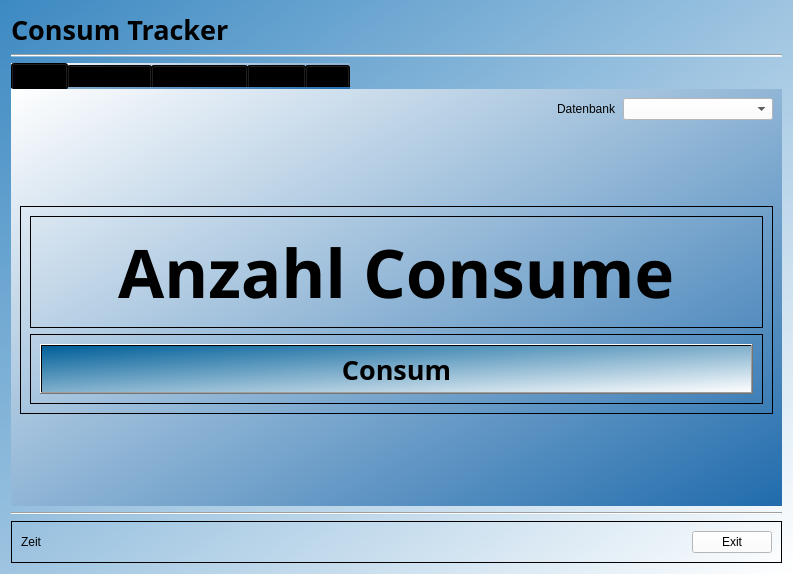
<?xml version="1.0" encoding="UTF-8"?>
<ui version="4.0">
 <class>Consum</class>
 <widget class="QDialog" name="Consum">
  <property name="enabled">
   <bool>true</bool>
  </property>
  <property name="geometry">
   <rect>
    <x>0</x>
    <y>0</y>
    <width>793</width>
    <height>574</height>
   </rect>
  </property>
  <property name="cursor">
   <cursorShape>ArrowCursor</cursorShape>
  </property>
  <property name="mouseTracking">
   <bool>false</bool>
  </property>
  <property name="windowTitle">
   <string>Consum Tracker V1</string>
  </property>
  <property name="windowIcon">
   <iconset>
    <normaloff>Icon_Main.jpg</normaloff>Icon_Main.jpg</iconset>
  </property>
  <property name="styleSheet">
   <string notr="true">background-color: qlineargradient(spread:pad, x1:0, y1:0, x2:1, y2:1, stop:0 rgba(60, 137, 194, 255), stop:1 rgba(255, 255, 255, 255));
</string>
  </property>
  <layout class="QGridLayout" name="gridLayout_3">
   <item row="1" column="0">
    <widget class="Line" name="line">
     <property name="orientation">
      <enum>Qt::Horizontal</enum>
     </property>
    </widget>
   </item>
   <item row="2" column="0">
    <widget class="QTabWidget" name="Home_2">
     <property name="toolTip">
      <string/>
     </property>
     <property name="styleSheet">
      <string notr="true">background-color: qlineargradient(spread:pad, x1:0, y1:0, x2:1, y2:1, stop:0 rgba(255, 255, 255, 255), stop:1 rgba(32, 107, 172, 255));
selection-background-color: rgb(255, 0, 0);
selection-background-color: qlineargradient(spread:pad, x1:0, y1:0, x2:0, y2:0, stop:0 rgba(0, 0, 0, 0), stop:1 rgba(255, 255, 255, 255));
border-right-color: rgb(85, 170, 255);
selection-color: rgb(85, 170, 255);
border-bottom-color: rgb(85, 170, 255);
border-left-color: rgb(85, 170, 255);
border-color: rgb(85, 170, 255);
border-top-color: rgb(85, 170, 255);
gridline-color: rgb(85, 170, 255);
</string>
     </property>
     <property name="currentIndex">
      <number>0</number>
     </property>
     <property name="movable">
      <bool>true</bool>
     </property>
     <widget class="QWidget" name="Home">
      <attribute name="title">
       <string>Home</string>
      </attribute>
      <layout class="QVBoxLayout" name="verticalLayout_5">
       <item>
        <layout class="QHBoxLayout" name="horizontalLayout_8">
         <item>
          <spacer name="horizontalSpacer_4">
           <property name="orientation">
            <enum>Qt::Horizontal</enum>
           </property>
           <property name="sizeHint" stdset="0">
            <size>
             <width>40</width>
             <height>20</height>
            </size>
           </property>
          </spacer>
         </item>
         <item>
          <widget class="QLabel" name="label_6">
           <property name="styleSheet">
            <string notr="true">background-color: qlineargradient(spread:pad, x1:0, y1:0, x2:0, y2:0, stop:0 rgba(0, 0, 0, 0), stop:1 rgba(255, 255, 255, 255));</string>
           </property>
           <property name="text">
            <string>Datenbank</string>
           </property>
          </widget>
         </item>
         <item>
          <widget class="QComboBox" name="CB_Database">
           <property name="minimumSize">
            <size>
             <width>150</width>
             <height>0</height>
            </size>
           </property>
           <property name="styleSheet">
            <string notr="true">background-color: rgb(255, 255, 255);</string>
           </property>
          </widget>
         </item>
        </layout>
       </item>
       <item>
        <spacer name="verticalSpacer">
         <property name="orientation">
          <enum>Qt::Vertical</enum>
         </property>
         <property name="sizeHint" stdset="0">
          <size>
           <width>20</width>
           <height>88</height>
          </size>
         </property>
        </spacer>
       </item>
       <item>
        <layout class="QHBoxLayout" name="horizontalLayout_4">
         <item>
          <spacer name="horizontalSpacer_5">
           <property name="orientation">
            <enum>Qt::Horizontal</enum>
           </property>
           <property name="sizeHint" stdset="0">
            <size>
             <width>40</width>
             <height>20</height>
            </size>
           </property>
          </spacer>
         </item>
         <item>
          <widget class="QFrame" name="frame_2">
           <property name="accessibleName">
            <string comment="Home" extracomment="asdf"/>
           </property>
           <property name="accessibleDescription">
            <string comment="asdf" extracomment="asdf"/>
           </property>
           <property name="styleSheet">
            <string notr="true">background-color: qlineargradient(spread:pad, x1:0, y1:0, x2:0, y2:0, stop:0 rgba(0, 0, 0, 0), stop:1 rgba(255, 255, 255, 255));</string>
           </property>
           <property name="frameShape">
            <enum>QFrame::StyledPanel</enum>
           </property>
           <property name="frameShadow">
            <enum>QFrame::Raised</enum>
           </property>
           <layout class="QVBoxLayout" name="verticalLayout">
            <item>
             <widget class="QFrame" name="frame_4">
              <property name="frameShape">
               <enum>QFrame::StyledPanel</enum>
              </property>
              <property name="frameShadow">
               <enum>QFrame::Raised</enum>
              </property>
              <layout class="QHBoxLayout" name="horizontalLayout_2">
               <item>
                <spacer name="horizontalSpacer_2">
                 <property name="orientation">
                  <enum>Qt::Horizontal</enum>
                 </property>
                 <property name="sizeHint" stdset="0">
                  <size>
                   <width>143</width>
                   <height>20</height>
                  </size>
                 </property>
                </spacer>
               </item>
               <item>
                <widget class="QLabel" name="L_NumbOfConsum">
                 <property name="font">
                  <font>
                   <family>Technic</family>
                   <pointsize>50</pointsize>
                   <weight>75</weight>
                   <bold>true</bold>
                  </font>
                 </property>
                 <property name="text">
                  <string>Anzahl Consume</string>
                 </property>
                </widget>
               </item>
               <item>
                <spacer name="horizontalSpacer_3">
                 <property name="orientation">
                  <enum>Qt::Horizontal</enum>
                 </property>
                 <property name="sizeHint" stdset="0">
                  <size>
                   <width>142</width>
                   <height>20</height>
                  </size>
                 </property>
                </spacer>
               </item>
              </layout>
             </widget>
            </item>
            <item>
             <widget class="QFrame" name="frame_3">
              <property name="layoutDirection">
               <enum>Qt::LeftToRight</enum>
              </property>
              <property name="frameShape">
               <enum>QFrame::StyledPanel</enum>
              </property>
              <property name="frameShadow">
               <enum>QFrame::Raised</enum>
              </property>
              <layout class="QGridLayout" name="gridLayout">
               <item row="0" column="0">
                <widget class="QPushButton" name="Btn_Consum">
                 <property name="minimumSize">
                  <size>
                   <width>100</width>
                   <height>50</height>
                  </size>
                 </property>
                 <property name="font">
                  <font>
                   <family>Technic</family>
                   <pointsize>20</pointsize>
                   <weight>75</weight>
                   <bold>true</bold>
                  </font>
                 </property>
                 <property name="mouseTracking">
                  <bool>false</bool>
                 </property>
                 <property name="styleSheet">
                  <string notr="true">background-color: qlineargradient(spread:pad, x1:0, y1:0, x2:1, y2:1, stop:0 rgba(0, 95, 153, 255), stop:1 rgba(255, 255, 255, 255));</string>
                 </property>
                 <property name="text">
                  <string>Consum</string>
                 </property>
                </widget>
               </item>
              </layout>
             </widget>
            </item>
           </layout>
          </widget>
         </item>
         <item>
          <spacer name="horizontalSpacer_7">
           <property name="orientation">
            <enum>Qt::Horizontal</enum>
           </property>
           <property name="sizeHint" stdset="0">
            <size>
             <width>40</width>
             <height>20</height>
            </size>
           </property>
          </spacer>
         </item>
        </layout>
       </item>
       <item>
        <spacer name="verticalSpacer_2">
         <property name="orientation">
          <enum>Qt::Vertical</enum>
         </property>
         <property name="sizeHint" stdset="0">
          <size>
           <width>20</width>
           <height>90</height>
          </size>
         </property>
        </spacer>
       </item>
      </layout>
     </widget>
     <widget class="QWidget" name="Datenbank">
      <attribute name="title">
       <string>Datenbank</string>
      </attribute>
      <layout class="QGridLayout" name="gridLayout_6">
       <item row="0" column="0">
        <widget class="QGroupBox" name="groupBox_2">
         <property name="styleSheet">
          <string notr="true">background-color: qlineargradient(spread:pad, x1:0, y1:0, x2:0, y2:0, stop:0 rgba(0, 0, 0, 0), stop:1 rgba(255, 255, 255, 255));</string>
         </property>
         <property name="title">
          <string>Übersicht</string>
         </property>
         <layout class="QHBoxLayout" name="horizontalLayout_3">
          <item>
           <layout class="QGridLayout" name="gridLayout_4">
            <item row="1" column="0">
             <widget class="QLabel" name="label_3">
              <property name="text">
               <string>Konsum diesen Monat:</string>
              </property>
             </widget>
            </item>
            <item row="2" column="1">
             <widget class="QLabel" name="L_ConsumTotal">
              <property name="text">
               <string>0</string>
              </property>
             </widget>
            </item>
            <item row="1" column="1">
             <widget class="QLabel" name="L_ConsumMonth">
              <property name="text">
               <string>0</string>
              </property>
             </widget>
            </item>
            <item row="0" column="0">
             <widget class="QLabel" name="label_2">
              <property name="text">
               <string>Konsum Heutel:</string>
              </property>
             </widget>
            </item>
            <item row="2" column="0">
             <widget class="QLabel" name="label_4">
              <property name="text">
               <string>Konsum Total:</string>
              </property>
             </widget>
            </item>
            <item row="0" column="1">
             <widget class="QLabel" name="L_ConsumToday">
              <property name="text">
               <string>0</string>
              </property>
             </widget>
            </item>
           </layout>
          </item>
          <item>
           <widget class="QPushButton" name="Btn_LoadData">
            <property name="styleSheet">
             <string notr="true">background-color: rgb(255, 255, 255);</string>
            </property>
            <property name="text">
             <string>Load Data</string>
            </property>
           </widget>
          </item>
         </layout>
        </widget>
       </item>
       <item row="1" column="0">
        <widget class="QGroupBox" name="groupBox">
         <property name="styleSheet">
          <string notr="true">background-color: qlineargradient(spread:pad, x1:0, y1:0, x2:0, y2:0, stop:0 rgba(0, 0, 0, 0), stop:1 rgba(255, 255, 255, 255));
border-color: qlineargradient(spread:pad, x1:0, y1:0, x2:0, y2:0, stop:0 rgba(0, 0, 0, 0), stop:1 rgba(255, 255, 255, 255));
</string>
         </property>
         <property name="title">
          <string>Datenbank</string>
         </property>
         <layout class="QGridLayout" name="gridLayout_5">
          <item row="0" column="1">
           <widget class="QTableWidget" name="TW_Datenbank">
            <property name="styleSheet">
             <string notr="true">background-color: rgb(255, 255, 255);</string>
            </property>
           </widget>
          </item>
         </layout>
        </widget>
       </item>
      </layout>
     </widget>
     <widget class="QWidget" name="Einstellungen">
      <property name="enabled">
       <bool>true</bool>
      </property>
      <property name="mouseTracking">
       <bool>false</bool>
      </property>
      <property name="autoFillBackground">
       <bool>false</bool>
      </property>
      <attribute name="title">
       <string>Einstellungen</string>
      </attribute>
      <widget class="QLabel" name="label_5">
       <property name="geometry">
        <rect>
         <x>20</x>
         <y>20</y>
         <width>91</width>
         <height>16</height>
        </rect>
       </property>
       <property name="styleSheet">
        <string notr="true">background-color: qlineargradient(spread:pad, x1:0, y1:0, x2:0, y2:0, stop:0 rgba(0, 0, 0, 0), stop:1 rgba(255, 255, 255, 255));</string>
       </property>
       <property name="text">
        <string>Datenbank Name</string>
       </property>
      </widget>
      <widget class="QLineEdit" name="LE_NameDatabase">
       <property name="geometry">
        <rect>
         <x>110</x>
         <y>20</y>
         <width>113</width>
         <height>20</height>
        </rect>
       </property>
       <property name="styleSheet">
        <string notr="true">background-color: rgb(255, 255, 255);</string>
       </property>
      </widget>
      <widget class="QPushButton" name="Btn_CreateDatabase">
       <property name="geometry">
        <rect>
         <x>20</x>
         <y>50</y>
         <width>75</width>
         <height>23</height>
        </rect>
       </property>
       <property name="styleSheet">
        <string notr="true">background-color: rgb(255, 255, 255);</string>
       </property>
       <property name="text">
        <string>Erstellen</string>
       </property>
      </widget>
      <widget class="QLabel" name="L_InsertDBNameFail">
       <property name="geometry">
        <rect>
         <x>110</x>
         <y>50</y>
         <width>181</width>
         <height>21</height>
        </rect>
       </property>
       <property name="styleSheet">
        <string notr="true">background-color: qlineargradient(spread:pad, x1:0, y1:0, x2:0, y2:0, stop:0 rgba(0, 0, 0, 0), stop:1 rgba(255, 255, 255, 255));</string>
       </property>
       <property name="text">
        <string/>
       </property>
      </widget>
     </widget>
     <widget class="QWidget" name="Admin">
      <attribute name="title">
       <string>Admin</string>
      </attribute>
      <layout class="QGridLayout" name="gridLayout_8">
       <item row="1" column="0">
        <widget class="QFrame" name="frame_5">
         <property name="styleSheet">
          <string notr="true">background-color: qlineargradient(spread:pad, x1:0, y1:0, x2:0, y2:0, stop:0 rgba(0, 0, 0, 0), stop:1 rgba(255, 255, 255, 255));</string>
         </property>
         <property name="frameShape">
          <enum>QFrame::StyledPanel</enum>
         </property>
         <property name="frameShadow">
          <enum>QFrame::Raised</enum>
         </property>
         <layout class="QVBoxLayout" name="verticalLayout_3">
          <item>
           <widget class="QTableWidget" name="TW_DatenbankAdmin">
            <property name="styleSheet">
             <string notr="true">background-color: rgb(255, 255, 255);</string>
            </property>
           </widget>
          </item>
          <item>
           <layout class="QHBoxLayout" name="horizontalLayout_5">
            <item>
             <widget class="QPushButton" name="Btn_LoadDataAdmin">
              <property name="styleSheet">
               <string notr="true">background-color: rgb(255, 255, 255);</string>
              </property>
              <property name="text">
               <string>Load Data</string>
              </property>
             </widget>
            </item>
            <item>
             <spacer name="horizontalSpacer_6">
              <property name="orientation">
               <enum>Qt::Horizontal</enum>
              </property>
              <property name="sizeHint" stdset="0">
               <size>
                <width>40</width>
                <height>20</height>
               </size>
              </property>
             </spacer>
            </item>
           </layout>
          </item>
         </layout>
        </widget>
       </item>
       <item row="0" column="0">
        <layout class="QGridLayout" name="gridLayout_7">
         <item row="0" column="0">
          <widget class="QFrame" name="frame_6">
           <property name="styleSheet">
            <string notr="true">background-color: qlineargradient(spread:pad, x1:0, y1:0, x2:0, y2:0, stop:0 rgba(0, 0, 0, 0), stop:1 rgba(255, 255, 255, 255));</string>
           </property>
           <property name="frameShape">
            <enum>QFrame::StyledPanel</enum>
           </property>
           <property name="frameShadow">
            <enum>QFrame::Raised</enum>
           </property>
           <layout class="QHBoxLayout" name="horizontalLayout_6">
            <item>
             <widget class="QFrame" name="frame_7">
              <property name="frameShape">
               <enum>QFrame::StyledPanel</enum>
              </property>
              <property name="frameShadow">
               <enum>QFrame::Raised</enum>
              </property>
              <layout class="QVBoxLayout" name="verticalLayout_2">
               <item>
                <widget class="QPushButton" name="Btn_admin_Insertdata">
                 <property name="styleSheet">
                  <string notr="true">background-color: rgb(255, 255, 255);</string>
                 </property>
                 <property name="text">
                  <string>Insert Data</string>
                 </property>
                </widget>
               </item>
               <item>
                <widget class="QPushButton" name="Btn_Test1">
                 <property name="styleSheet">
                  <string notr="true">background-color: rgb(255, 255, 255);</string>
                 </property>
                 <property name="text">
                  <string>Test 1</string>
                 </property>
                </widget>
               </item>
               <item>
                <widget class="QPushButton" name="Btn_admin_Function1">
                 <property name="styleSheet">
                  <string notr="true">background-color: rgb(255, 255, 255);</string>
                 </property>
                 <property name="text">
                  <string>Funktion 1</string>
                 </property>
                </widget>
               </item>
              </layout>
             </widget>
            </item>
            <item>
             <widget class="QGroupBox" name="groupBox_3">
              <property name="title">
               <string>Delete</string>
              </property>
              <layout class="QGridLayout" name="gridLayout_10">
               <item row="1" column="0">
                <widget class="QPushButton" name="Btn_admin_delFullDatabase">
                 <property name="styleSheet">
                  <string notr="true">background-color: rgb(255, 255, 255);</string>
                 </property>
                 <property name="text">
                  <string>Delete Full Database</string>
                 </property>
                </widget>
               </item>
               <item row="0" column="1">
                <widget class="QDateEdit" name="I_DeleteDate">
                 <property name="styleSheet">
                  <string notr="true">background-color: rgb(255, 255, 255);</string>
                 </property>
                 <property name="dateTime">
                  <datetime>
                   <hour>0</hour>
                   <minute>0</minute>
                   <second>0</second>
                   <year>2021</year>
                   <month>9</month>
                   <day>9</day>
                  </datetime>
                 </property>
                </widget>
               </item>
               <item row="0" column="2">
                <widget class="QComboBox" name="CB_DeleteData">
                 <property name="styleSheet">
                  <string notr="true">background-color: rgb(255, 255, 255);</string>
                 </property>
                 <property name="inputMethodHints">
                  <set>Qt::ImhNone</set>
                 </property>
                 <property name="editable">
                  <bool>false</bool>
                 </property>
                 <property name="currentText">
                  <string/>
                 </property>
                 <property name="placeholderText">
                  <string>hhhh</string>
                 </property>
                </widget>
               </item>
               <item row="1" column="1" colspan="2">
                <widget class="QComboBox" name="CB_DeleteFullData">
                 <property name="styleSheet">
                  <string notr="true">background-color: rgb(255, 255, 255);</string>
                 </property>
                </widget>
               </item>
               <item row="0" column="0">
                <widget class="QPushButton" name="Btn_admin_Deletedata">
                 <property name="styleSheet">
                  <string notr="true">background-color: rgb(255, 255, 255);</string>
                 </property>
                 <property name="text">
                  <string>Delete Data</string>
                 </property>
                </widget>
               </item>
              </layout>
             </widget>
            </item>
           </layout>
          </widget>
         </item>
        </layout>
       </item>
      </layout>
     </widget>
     <widget class="QWidget" name="Log">
      <attribute name="title">
       <string>Log</string>
      </attribute>
      <layout class="QVBoxLayout" name="verticalLayout_4">
       <item>
        <widget class="QFrame" name="frame_8">
         <property name="styleSheet">
          <string notr="true">background-color: qlineargradient(spread:pad, x1:0, y1:0, x2:0, y2:0, stop:0 rgba(0, 0, 0, 0), stop:1 rgba(255, 255, 255, 255));</string>
         </property>
         <property name="frameShape">
          <enum>QFrame::StyledPanel</enum>
         </property>
         <property name="frameShadow">
          <enum>QFrame::Raised</enum>
         </property>
         <layout class="QGridLayout" name="gridLayout_9">
          <item row="0" column="0">
           <widget class="QPushButton" name="Btn_ShowLogMain">
            <property name="styleSheet">
             <string notr="true">background-color: rgb(255, 255, 255);</string>
            </property>
            <property name="text">
             <string> Show Log Main</string>
            </property>
           </widget>
          </item>
          <item row="0" column="4">
           <widget class="QGroupBox" name="groupBox_4">
            <property name="title">
             <string>Delete</string>
            </property>
            <layout class="QHBoxLayout" name="horizontalLayout_7">
             <item>
              <widget class="QPushButton" name="Btn_DeleteMain">
               <property name="styleSheet">
                <string notr="true">background-color: rgb(255, 255, 255);</string>
               </property>
               <property name="text">
                <string>Delete Logfile Main</string>
               </property>
              </widget>
             </item>
             <item>
              <widget class="QPushButton" name="Btn_DeleteDB">
               <property name="styleSheet">
                <string notr="true">background-color: rgb(255, 255, 255);</string>
               </property>
               <property name="text">
                <string>Delete Logfile Database</string>
               </property>
              </widget>
             </item>
            </layout>
           </widget>
          </item>
          <item row="0" column="1">
           <widget class="QPushButton" name="Btn_ShowLogDB">
            <property name="styleSheet">
             <string notr="true">background-color: rgb(255, 255, 255);</string>
            </property>
            <property name="text">
             <string>Show Log Database</string>
            </property>
           </widget>
          </item>
          <item row="0" column="2">
           <widget class="QPushButton" name="Btn_ClearLog">
            <property name="styleSheet">
             <string notr="true">background-color: rgb(255, 255, 255);</string>
            </property>
            <property name="text">
             <string>Clear Log</string>
            </property>
           </widget>
          </item>
         </layout>
        </widget>
       </item>
       <item>
        <widget class="QListWidget" name="LW_ListLog">
         <property name="styleSheet">
          <string notr="true">background-color: rgb(255, 255, 255);</string>
         </property>
        </widget>
       </item>
      </layout>
     </widget>
    </widget>
   </item>
   <item row="0" column="0">
    <widget class="QLabel" name="L_title">
     <property name="font">
      <font>
       <family>Technic</family>
       <pointsize>20</pointsize>
       <weight>75</weight>
       <bold>true</bold>
      </font>
     </property>
     <property name="styleSheet">
      <string notr="true">background-color: qlineargradient(spread:pad, x1:0, y1:0, x2:0, y2:0, stop:0 rgba(0, 0, 0, 0), stop:1 rgba(255, 255, 255, 255));</string>
     </property>
     <property name="text">
      <string>Consum Tracker</string>
     </property>
    </widget>
   </item>
   <item row="4" column="0">
    <widget class="QFrame" name="frame">
     <property name="styleSheet">
      <string notr="true">background-color: qlineargradient(spread:pad, x1:0, y1:0, x2:0, y2:0, stop:0 rgba(0, 0, 0, 0), stop:1 rgba(255, 255, 255, 255));
</string>
     </property>
     <property name="frameShape">
      <enum>QFrame::StyledPanel</enum>
     </property>
     <property name="frameShadow">
      <enum>QFrame::Raised</enum>
     </property>
     <layout class="QHBoxLayout" name="horizontalLayout">
      <item>
       <widget class="QLabel" name="L_Time">
        <property name="text">
         <string>Zeit</string>
        </property>
       </widget>
      </item>
      <item>
       <spacer name="horizontalSpacer">
        <property name="orientation">
         <enum>Qt::Horizontal</enum>
        </property>
        <property name="sizeHint" stdset="0">
         <size>
          <width>386</width>
          <height>20</height>
         </size>
        </property>
       </spacer>
      </item>
      <item>
       <widget class="QPushButton" name="Btn_Exit">
        <property name="styleSheet">
         <string notr="true">background-color: rgb(255, 255, 255);</string>
        </property>
        <property name="text">
         <string>Exit</string>
        </property>
       </widget>
      </item>
     </layout>
    </widget>
   </item>
   <item row="3" column="0">
    <widget class="Line" name="line_2">
     <property name="font">
      <font>
       <weight>50</weight>
       <bold>false</bold>
      </font>
     </property>
     <property name="orientation">
      <enum>Qt::Horizontal</enum>
     </property>
    </widget>
   </item>
  </layout>
 </widget>
 <tabstops>
  <tabstop>Btn_Consum</tabstop>
  <tabstop>Btn_Exit</tabstop>
 </tabstops>
 <resources/>
 <connections/>
</ui>
